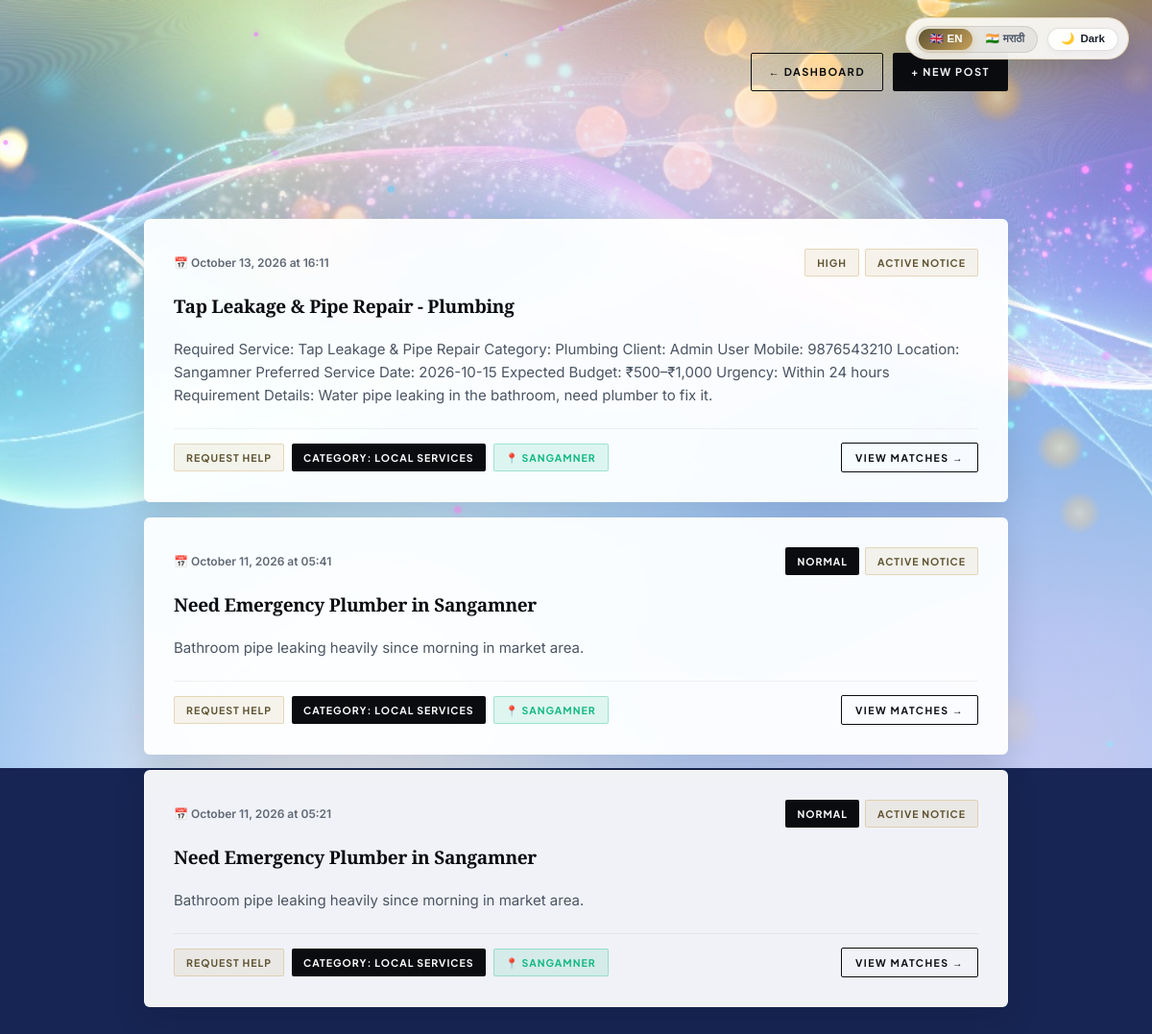
Screenshot of /my-posts (signed in) with the database file from the repository.
### app.py (models this page shows)
class Post(db.Model):
    id = db.Column(db.Integer, primary_key=True)
    user_id = db.Column(db.Integer, db.ForeignKey('user.id'), nullable=False)
    title = db.Column(db.String(200))
    post_type = db.Column(db.String(50), default='Request Help')
    description = db.Column(db.Text, nullable=False)
    category = db.Column(db.String(50), default='Local Services')
    service_subcategory = db.Column(db.String(100), default='plumber')
    location = db.Column(db.String(100), default='Sangamner')
    urgency = db.Column(db.String(50), default='Normal')
    intent = db.Column(db.String(20))
    extracted_entities = db.Column(db.Text)
    status = db.Column(db.String(20), default='active')
    timestamp = db.Column(db.DateTime, default=datetime.utcnow)
    user = db.relationship('User', backref='posts')

### app.py (the view)
@app.route('/my-posts')
def my_posts():
    if 'username' not in session:
        return redirect(url_for('login'))
    user = User.query.filter_by(username=session['username']).first()
    if not user:
        session.clear()
        return redirect(url_for('login'))
    posts = Post.query.filter_by(user_id=user.id).order_by(Post.timestamp.desc()).all()
    return render_template('my_posts.html', posts=posts, user=user)

### templates/my_posts.html (shortened to what this page needs)
<!DOCTYPE html>
<html lang="en">
<head>
    <link rel="stylesheet" href="{{ url_for('static', filename='style.css') }}">
</head>
<body>
    <div class="page-container">
        <div style="display: flex; justify-content: space-between; align-items: center; border-bottom: 1px solid var(--border-color); padding-bottom: 20px; flex-wrap: wrap; gap: 15px;">
            <div>
                <h1 style="font-size: 34px; margin-bottom: 4px;">My Published Notices</h1>
                <p style="color: var(--muted-text); font-size: 14px;">Manage and monitor your active district broadcasts.</p>
            </div>
            <div style="display: flex; gap: 10px;">
                <a href="/dashboard" class="btn-luxury-outline" style="padding: 10px 18px; font-size: 11px;">&larr; Dashboard</a>
                <a href="/create-post" class="btn-luxury-primary" style="padding: 10px 18px; font-size: 11px;">+ New Post</a>
            </div>
        </div>
        <input type="text" class="form-control-modern" placeholder="🔍 Filter your posts by keyword or category..." data-live-filter=".post-card">
        <div class="posts-stack" style="display: flex; flex-direction: column; gap: 16px;">
            {% for post in posts %}
            <div class="post-card card-tilt">
                <div style="display: flex; justify-content: space-between; align-items: center; font-size: 12px; color: var(--muted-text); flex-wrap: wrap; gap: 8px;">
                    <span style="font-weight: 600;">📅 {{ post.timestamp.strftime('%B %d, %Y at %H:%M') }}</span>
                    <div style="display: flex; gap: 6px;">
                        {% if post.urgency %}
                        <span class="badge-luxury {% if post.urgency == 'Urgent' %}badge-rose{% elif post.urgency == 'High' %}badge-gold{% else %}badge-dark{% endif %}">
                            {{ post.urgency }}
                        </span>
                        {% endif %}
                        <span class="badge-luxury badge-gold">Active Notice</span>
                    </div>
                </div>
                {% if post.title %}
                <h3 style="font-size: 19px; font-weight: 700; color: var(--obsidian-black); margin: 6px 0 2px 0;">
                    {{ post.title }}
                </h3>
                {% endif %}
                <p style="font-size: 15px; line-height: 1.6; color: #4B5563; margin: 4px 0 8px 0;">
                    {{ post.description }}
                </p>
                <div style="display: flex; justify-content: space-between; align-items: center; border-top: 1px solid rgba(10, 12, 16, 0.05); padding-top: 14px; flex-wrap: wrap; gap: 10px;">
                    <div style="display: flex; gap: 8px; flex-wrap: wrap;">
                        {% if post.post_type %}
                        <span class="badge-luxury badge-gold">{{ post.post_type }}</span>
                        {% endif %}
                        <span class="badge-luxury badge-dark">Category: {{ post.category }}</span>
                        {% if post.location %}
                        <span class="badge-luxury badge-emerald">📍 {{ post.location }}</span>
                        {% endif %}
                    </div>
                    <a href="/matches" class="btn-luxury-outline" style="padding: 6px 14px; font-size: 10.5px;">View Matches &rarr;</a>
                </div>
            </div>
            {% endfor %}
        </div>
    </div>
</body>
</html>

### templates/my_posts.html (style rules this page uses)
:root { --primary-white: #FFFFFF; --bg-cream: #EAECDD; --light-bg: #F8F9F5; --accent-gold: #5E5332; --accent-gold-light: #C5A059; --obsidian-black: #0A0C10; --muted-text: #606875; --border-color: rgba(10, 12, 16, 0.08); --transition-smooth: all 0.35s cubic-bezier(0.16, 1, 0.3, 1); }
* { margin: 0; padding: 0; box-sizing: border-box; }
body { font-family: 'Inter', sans-serif; background-color: var(--bg-cream); color: var(--obsidian-black); min-height: 100vh; padding: 40px 20px; display: flex; justify-content: center; }
.page-container { width: 100%; max-width: 900px; display: flex; flex-direction: column; gap: 25px; }
.post-card { background-color: var(--primary-white); border: 1px solid var(--border-color); padding: 30px; display: flex; flex-direction: column; gap: 14px; position: relative; border-radius: 6px; transition: var(--transition-smooth); animation: fadeInUp 0.6s ease-out forwards; }
.post-card::before { content: ''; position: absolute; left: 0; top: 0; height: 100%; width: 4px; background: linear-gradient(180deg, var(--accent-gold-light), var(--accent-gold)); border-radius: 4px 0 0 4px; }

### rows the page displays
Post: timestamp "October 13, 2026 at 16:11", urgency "HIGH", title "Tap Leakage & Pipe Repair - Plumbing", description "Required Service: Tap Leakage & Pipe Repair Category: Plumbing Client: Admin User Mobile: 9876543210 Location: Sangamner Preferred Service Date: 2026-10-15 Expected Budget: ₹500–₹1,000 Urgency: Within 24 hours Requirement Details: Water pipe leaking in the bathroom, need plumber to fix it.", post_type "REQUEST HELP", category "LOCAL SERVICES", location "SANGAMNER"
Post: timestamp "October 11, 2026 at 05:41", urgency "NORMAL", title "Need Emergency Plumber in Sangamner", description "Bathroom pipe leaking heavily since morning in market area.", post_type "REQUEST HELP", category "LOCAL SERVICES", location "SANGAMNER"
Post: timestamp "October 11, 2026 at 05:21", urgency "NORMAL", title "Need Emergency Plumber in Sangamner", description "Bathroom pipe leaking heavily since morning in market area.", post_type "REQUEST HELP", category "LOCAL SERVICES", location "SANGAMNER"
